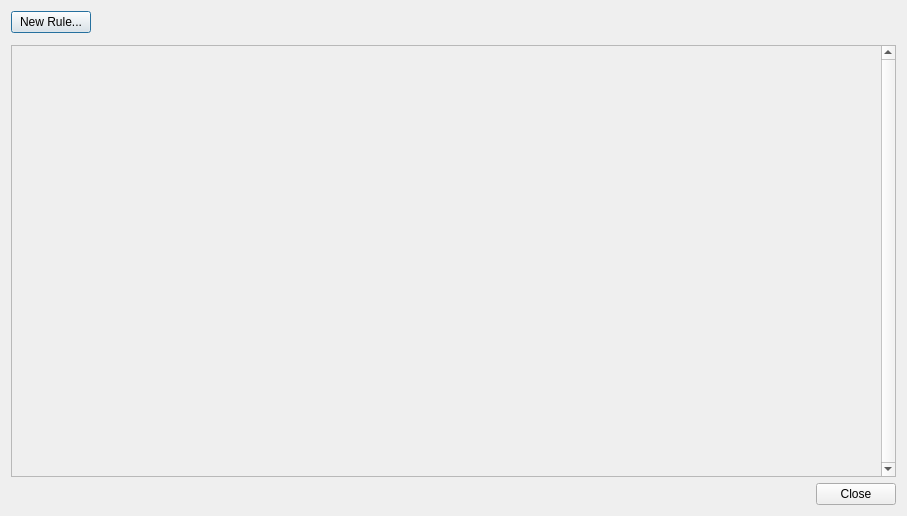
<?xml version="1.0" encoding="UTF-8"?>
<ui version="4.0">
 <class>BusinessRulesDialog</class>
 <widget class="QDialog" name="BusinessRulesDialog">
  <property name="geometry">
   <rect>
    <x>0</x>
    <y>0</y>
    <width>907</width>
    <height>516</height>
   </rect>
  </property>
  <property name="windowTitle">
   <string>Server Management Rules</string>
  </property>
  <property name="modal">
   <bool>true</bool>
  </property>
  <layout class="QVBoxLayout" name="verticalLayout_2">
   <item>
    <widget class="QPushButton" name="newRuleButton">
     <property name="sizePolicy">
      <sizepolicy hsizetype="Fixed" vsizetype="Fixed">
       <horstretch>0</horstretch>
       <verstretch>0</verstretch>
      </sizepolicy>
     </property>
     <property name="text">
      <string>New Rule...</string>
     </property>
     <property name="icon">
      <iconset>
       <normaloff>:/skin/titlebar/new_layout_hovered.png</normaloff>:/skin/titlebar/new_layout_hovered.png</iconset>
     </property>
    </widget>
   </item>
   <item>
    <widget class="QnBusinessRuleWidget" name="newRuleWidget" native="true"/>
   </item>
   <item>
    <widget class="QScrollArea" name="scrollArea">
     <property name="verticalScrollBarPolicy">
      <enum>Qt::ScrollBarAlwaysOn</enum>
     </property>
     <property name="widgetResizable">
      <bool>true</bool>
     </property>
     <widget class="QWidget" name="scrollAreaWidgetContents">
      <property name="geometry">
       <rect>
        <x>0</x>
        <y>0</y>
        <width>874</width>
        <height>414</height>
       </rect>
      </property>
      <layout class="QVBoxLayout" name="verticalLayout">
       <item>
        <spacer name="verticalSpacer">
         <property name="orientation">
          <enum>Qt::Vertical</enum>
         </property>
         <property name="sizeHint" stdset="0">
          <size>
           <width>20</width>
           <height>40</height>
          </size>
         </property>
        </spacer>
       </item>
      </layout>
     </widget>
    </widget>
   </item>
   <item>
    <widget class="QDialogButtonBox" name="buttonBox">
     <property name="orientation">
      <enum>Qt::Horizontal</enum>
     </property>
     <property name="standardButtons">
      <set>QDialogButtonBox::Close</set>
     </property>
    </widget>
   </item>
  </layout>
 </widget>
 <customwidgets>
  <customwidget>
   <class>QnBusinessRuleWidget</class>
   <extends>QWidget</extends>
   <header location="global">ui/widgets/business/business_rule_widget.h</header>
   <container>1</container>
  </customwidget>
 </customwidgets>
 <resources/>
 <connections/>
</ui>
